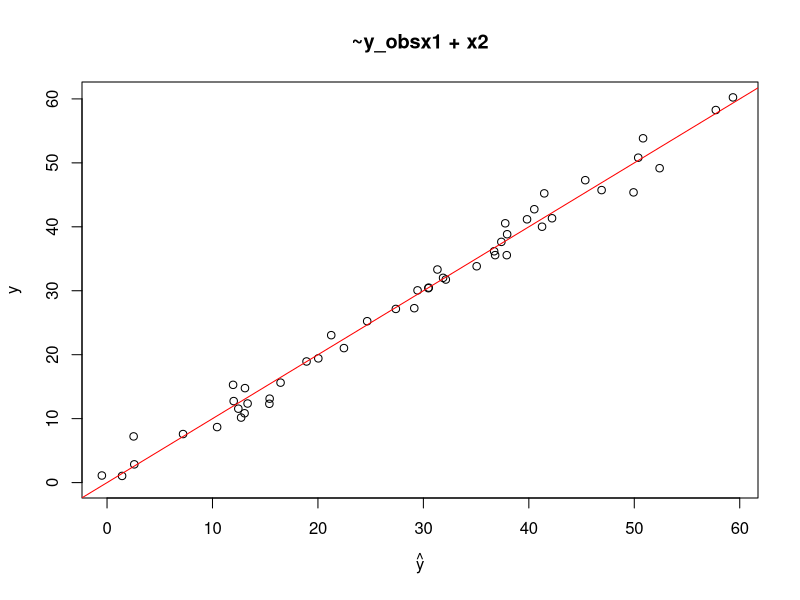
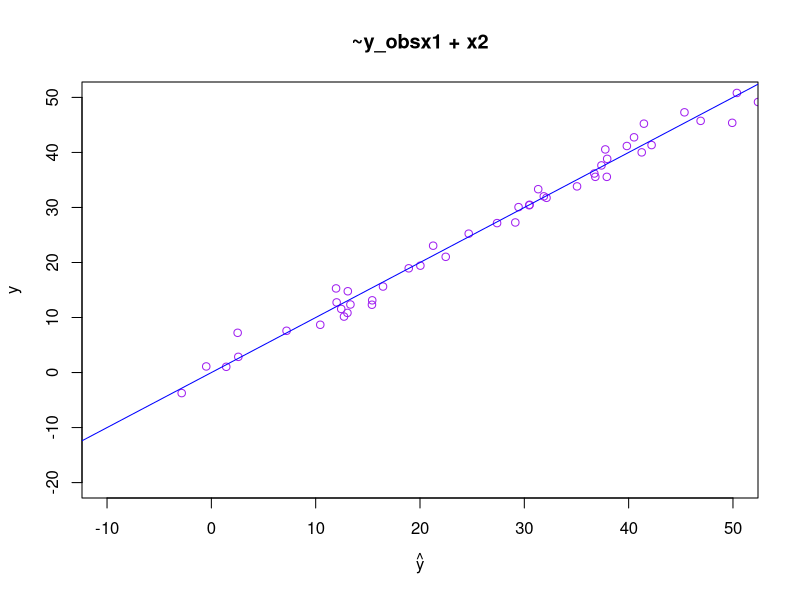
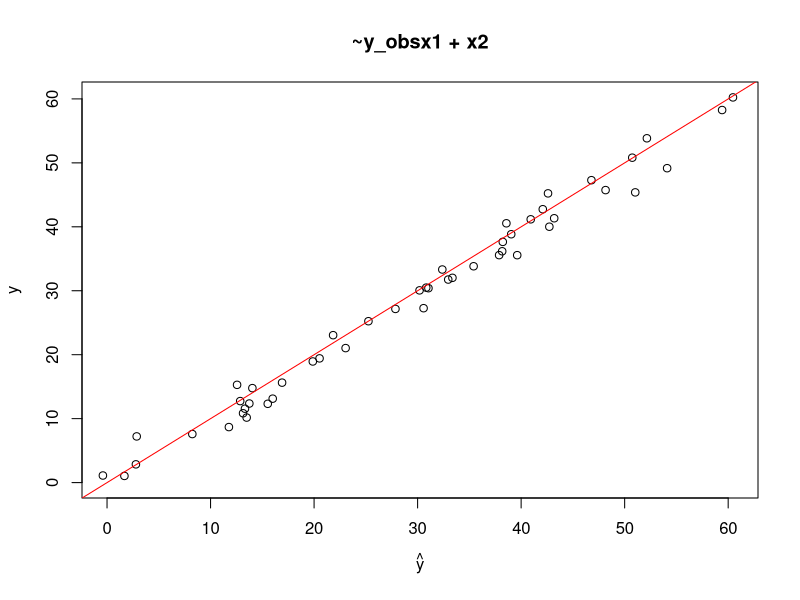
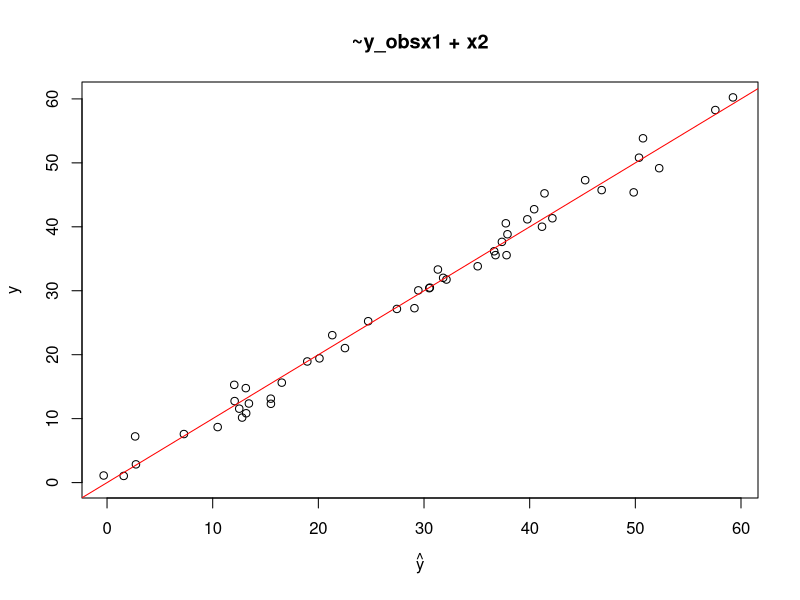
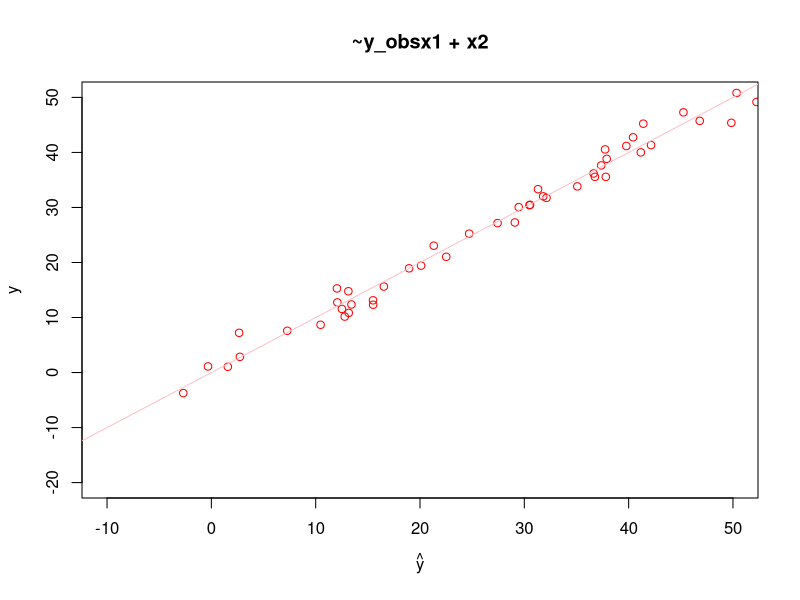
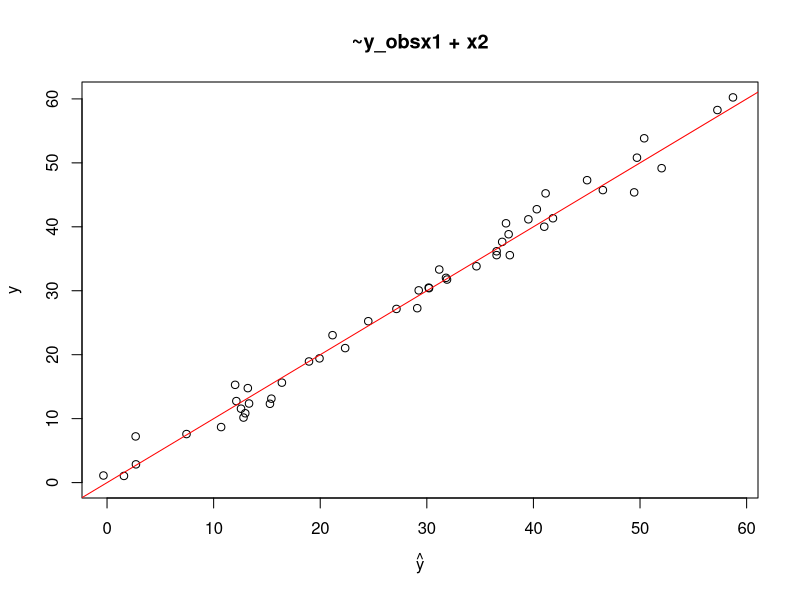

The R source for these figures, in order:
## ---- chunk 1
knitr::opts_chunk$set(echo = TRUE)
## ---- chunk 2
library("plotrix")

# lm_beta_h, lse_beta_h, y_hat

lsq <- function(fam, y_obs, x_data, intercept = FALSE , nIt = 100){
  
  x_df <-  as.matrix(x_data)
  
  if(intercept == FALSE){
    
    beta_matrix <- matrix(NA,nrow = nIt, ncol = ncol(x_df))
    
    for(i in 1:nIt){
      w <- sample(length(y_obs), replace = T)
      beta_hat <- solve(t(x_df[w,]) %*% x_df[w,]) %*% t(x_df[w,]) %*% y_obs[w]
      beta_matrix[i,] <- beta_hat
    }
    
  Mean_beta <- matrix(NA, nrow = ncol(beta_matrix), ncol = 1)
  SE_beta <- matrix(NA, nrow = ncol(beta_matrix), ncol = 1)
  
  for(i in 1:ncol(beta_matrix)){
      mean <- mean(beta_matrix[,i])
      se <- std.error(beta_matrix[,i])
      Mean_beta[i,] <- mean
      SE_beta[i,] <- se
    }
    
    y_hat <- x_df %*% Mean_beta
    rsq <- 1 - (sum(y_obs-y_hat)^2/sum(y_obs - mean(y_obs))^2)
    sumerr <- sum(y_obs-y_hat)^2
    x_used <- x_df
}
  
  else{
    
    IntX_df <- cbind(1, x_df)
    
    beta_matrix <- matrix(NA, nrow = nIt, ncol = ncol(IntX_df))
    
     for(i in 1:nIt){
      w <- sample(length(y_obs), replace = T)
      beta_hat <- solve(t(IntX_df[w,]) %*% IntX_df[w,]) %*% t(IntX_df[w,]) %*% y_obs[w]
      beta_matrix[i,] <- beta_hat
     }
    
  Mean_beta <- matrix(NA, nrow = ncol(beta_matrix), ncol = 1)
  SE_beta <- matrix(NA, nrow = ncol(beta_matrix), ncol = 1)
    
    for(i in 1:ncol(beta_matrix)){
      mean <- mean(beta_matrix[,i])
      se <- std.error(beta_matrix[,i])
      Mean_beta[i,] <- mean
      SE_beta[i,] <- se
    }
    
    y_hat <- IntX_df %*% Mean_beta
    rsq <- 1 - (sum(y_obs-y_hat)^2/sum(y_obs - mean(y_obs))^2)
    sumerr <- sum(y_obs-y_hat)^2
    x_used <- IntX_df
}
   result <- structure(list(Obs_df = y_obs, coefficients = beta_matrix, Mean_Coeff = as.vector(Mean_beta), SE_Coeff = as.vector(SE_beta), Prediction = as.vector(y_hat), used_df = x_used, Rsquare = rsq, Num_Iteration = nIt, Formula = fam), class = "lsqReg")
   
   on.exit(return(result), add = TRUE)
}
## ---- chunk 3
x_data <- data.frame(x1 = rnorm(50, 5, 3),
                     x2 = rnorm(50, -1, 4))

y_obs <- 5 * x_data$x1 - 3 * x_data$x2 + rnorm(50, 0 , 2)

## ---- chunk 4
df1 <- lsq(fam = y_obs ~ x1 + x2, y_obs, x_data, intercept = TRUE)
df2 <- lsq(fam = y_obs ~ x1 + x2, y_obs, x_data)
## ---- chunk 5
summary.lsqReg <- function(a){
  
  t <- data.frame(Estimates = a$Mean_Coeff, 
                        SE = a$SE_Coeff,
                        Num_Iterations = a$Num_Iteration,
                        R_sq = a$Rsquare)
  
  on.exit(print(a$Formula), add=T)
  on.exit(print(t), add=T)
  on.exit(print(a$Num_Iteration), add=T)
  on.exit(print(a$Rsquare), add=T)
}
## ---- chunk 6
summary(df1)
summary(df2)
## ---- chunk 7
plot.lsqReg <- function(a, pointColor=NULL, lineColor=NULL, iteration=FALSE, ...){
  
  
  
  if(iteration==FALSE){
    
  argList <- list(...)
  
  
  if(is.null(argList[["xlim"]])){
    xlim <- c(0,max(a$Prediction))
  }
  
  else{
    xlim <- argList[["xlim"]]
  }
  
  
  if(is.null(argList[["ylim"]])){
    ylim <- c(0,max(a$Obs_df))
  }
  
  else{
    ylim <- argList[["ylim"]]
  }
  
  
  if(is.null(pointColor)){
    pointColor <- "black"
  }
  else{
    pointColor <- pointColor
  }
  
  
  if(is.null(lineColor)){
    lineColor <- "red"
  }
  else{
    lineColor <- lineColor
  }
  
  
  plot(a$Prediction, a$Obs_df, xlab=expression(hat(y)), ylab="y",
       main=paste0(a$Formula, collapse = ""), col=pointColor, 
       xlim=xlim, ylim=ylim)
  
  abline(a=0, b=1, col=lineColor)
  
  }
  else{
    
  newBeta <- as.matrix((a$coefficients[iteration,]), nrow=ncol(a$coefficients), ncol=1)

  newPrediction <- a$used_df %*% newBeta
    
  argList <- list(...)
  
  
  if(is.null(argList[["xlim"]])){
    xlim <- c(0,max(newPrediction))
  }
  
  else{
    xlim <- argList[["xlim"]]
  }
  
  
  if(is.null(argList[["ylim"]])){
    ylim <- c(0,max(a$Obs_df))
  }
  
  else{
    ylim <- argList[["ylim"]]
  }
  
  
  if(is.null(pointColor)){
    pointColor <- "black"
  }
  else{
    pointColor <- pointColor
  }
  
  
  if(is.null(lineColor)){
    lineColor <- "red"
  }
  else{
    lineColor <- lineColor
  }
  
  
  plot(newPrediction, a$Obs_df, xlab=expression(hat(y)), ylab="y",
       main=paste0(a$Formula, collapse = ""), col=pointColor, 
       xlim=xlim, ylim=ylim)
  
  abline(a=0, b=1, col=lineColor)
    
  }
  
}
## ---- chunk 8
plot(df1)
plot(df1, pointColor = "purple", lineColor = "blue", xlim=c(-10,50), ylim=c(-20,50))
plot(df1, iteration = 13)
## ---- chunk 9
plot(df2)
plot(df2, pointColor = "red", lineColor = "pink", xlim=c(-10,50), ylim=c(-20,50))
plot(df2, iteration = 13)
